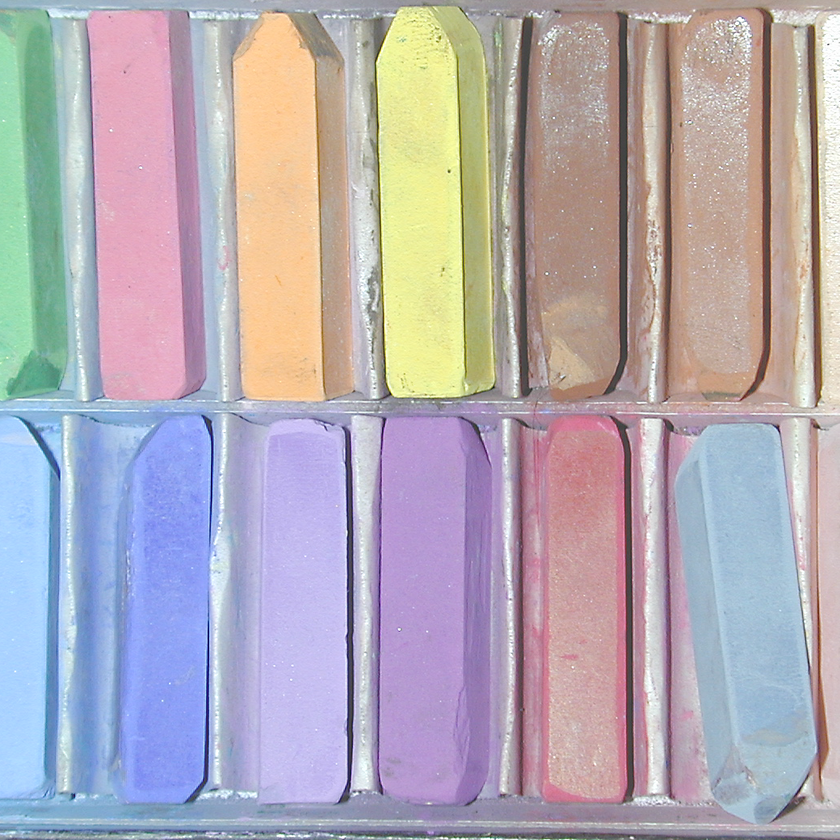
%> input picture EE415 Digital Image Processing/In Class/11-01/Fig0635(middle_row_left_chalk ).png, 840 x 840 px, shrunk from 1040 x 1040 before the run
$ octave color_filter.m   (GNU Octave 9; MATLAB toolbox functions it lacks are replaced by stand-ins)
%> lines starting %> are read from the running program, lines starting %| are printed output that depends on the picture; in (x1, y1, x2, y2) boxes, pixels count from 0 and x2, y2 are one past the last pixel; in counts of white or black regions, pixels touching at a corner belong together; the program's own positions count from 1
%> further down, a is the input picture: size 840x840x3 uint8; mean R, G, B 178.9, 171.2, 180
### EE415 Digital Image Processing/In Class/11-01/xx_rgb2hsi.m
%% Convert RGB image to HSI components
%%
%%   hsi = xx_rgb2hsi(rgb)
%%
%% Will accept RGB image of either uint8 or double class.
%% It returns HSI components (double).  All components are
%% normalized to the range 0 to 1.

function hsi = xx_rgb2hsi(rgb)

  if strcmp(class(rgb), 'uint8')
    rgb = double(rgb)/255;
  end

  hsi = zeros(size(rgb));

  % Compute hue
  hue = zeros(size(rgb(:,:,1)));
%> hue: size 840x840 double; every value is 0
  den = sqrt((rgb(:,:,1)-rgb(:,:,2)).^2 + ...
             (rgb(:,:,1)-rgb(:,:,3)).*(rgb(:,:,2)-rgb(:,:,3)));
  num = 0.5*((rgb(:,:,1)-rgb(:,:,2))+(rgb(:,:,1)-rgb(:,:,3)));

  % Skip den == 0 points
  ind = den ~= 0;
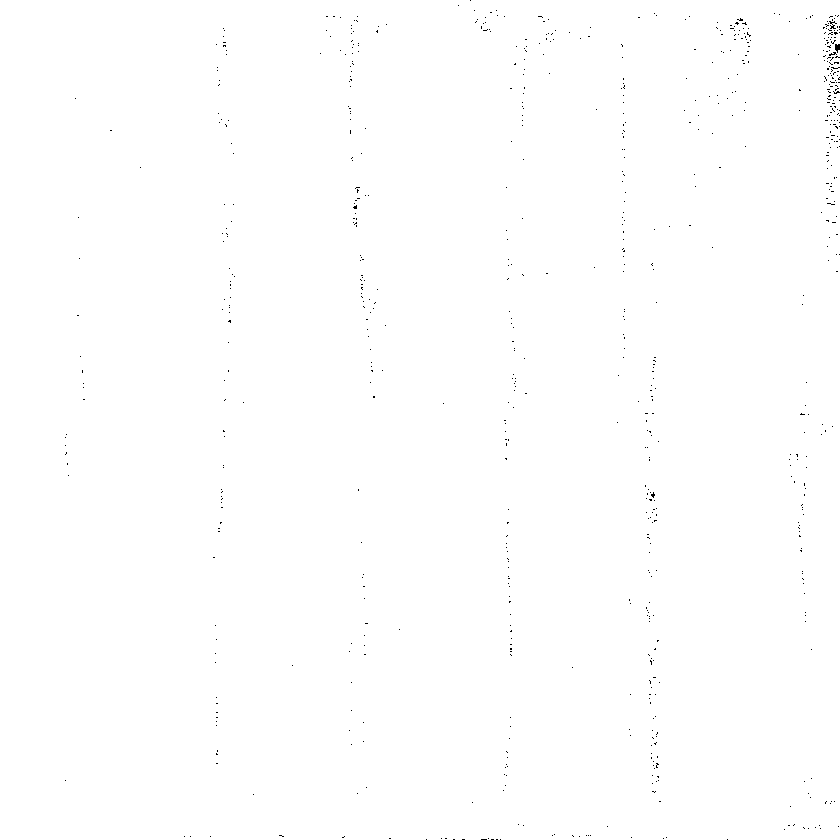
%> ind: size 840x840 logical; 99.8% white; black in thin lines or dots
  hue(ind) = acos(num(ind)./den(ind))/(2*pi);

  % acosd returns values between 0 and 180, adjust for full range
  ind = rgb(:,:,3) > rgb(:,:,2);
%> ind: size 840x840 logical; 60% white; 973 black regions (855 under 20 px), largest, box (x1, y1, x2, y2) and area: (191, 0, 840, 821) 236823, (0, 8, 87, 401) 27111, (548, 594, 620, 797) 6148
  hue(ind) = 1 - hue(ind);

  hsi(:,:,1) = hue;

  % Compute intensity (value)
  val = sum(rgb, 3)/3;
  hsi(:,:,3) = val;

  % Compute saturation
  sat = zeros(size(hue));
  ind = (val ~= 0);
%> ind: size 840x840 logical; every value is 1
  mrgb = min(rgb,[],3);
  sat(ind) = 1 - mrgb(ind) ./ val(ind);
  hsi(:,:,2) = sat;
%> `yind = and(hue > (yellow_hue - delta), hue < (yellow_hue + delta));`: yind: size 840x840 logical; 9.3% white; 1135 white regions (1081 under 20 px), largest, box (x1, y1, x2, y2) and area: (347, 0, 520, 400) 53059, (777, 14, 840, 348) 4798, (793, 89, 811, 201) 824
%> `pind = and(hue > (purple_hue - delta), hue < (purple_hue + delta));`: pind: size 840x840 logical; 9.9% white; 1630 white regions (1512 under 20 px), largest, box (x1, y1, x2, y2) and area: (76, 344, 431, 840) 55059, (246, 0, 391, 11) 972, (189, 18, 213, 343) 964
%> `hind = or(yind, pind);`: hind: size 840x840 logical; 19.2% white; 2376 white regions (2203 under 20 px), largest, box (x1, y1, x2, y2) and area: (76, 344, 431, 840) 55061, (316, 0, 520, 413) 54027, (777, 14, 840, 348) 4857

end

### EE415 Digital Image Processing/In Class/11-01/xx_hsi2rgb.m
%% Convert HSI components to RGB image.
%%
%%   rgb = xx_hsi2rgb(hsi)
%%
%% Will accept HSI matrix of either uint8 or double class.
%% It returns RGB image of class double.

function rgb = xx_hsi2rgb(hsi)

  if strcmp(class(hsi), 'uint8')
    hsi = double(hsi)/255;
  end

  m = size(hsi,1);
%> m = 840
  n = size(hsi,2);
%> n = 840

  red = zeros(m,n);
  grn = zeros(m,n);
  blu = zeros(m,n);

  % Extract hue, sat, val
  hue = hsi(:,:,1)*360;
  sat = hsi(:,:,2);
  val = hsi(:,:,3);

  % RG Sector
  ind = and(hue>=0,hue<120);
%> ind: size 840x840 logical; 34.6% white; 1004 white regions (901 under 20 px), largest, box (x1, y1, x2, y2) and area: (210, 0, 840, 821) 229537, (548, 594, 620, 797) 6148, (646, 697, 658, 761) 327
  blu(ind) = val(ind).*(1 - sat(ind));
  red(ind) = val(ind).*(1 + sat(ind).*cosd(hue(ind)) ./ cosd(60 - hue(ind)));
  grn(ind) = 3*val(ind) - red(ind) - blu(ind);

  % GB Sector (hue = hue - 120)
  ind = and(hue>=120,hue<240);
%> ind: size 840x840 logical; 31.8% white; 1010 white regions (932 under 20 px), largest, box (x1, y1, x2, y2) and area: (0, 0, 456, 840) 170775, (674, 423, 817, 826) 41987, (354, 195, 378, 328) 1499
  red(ind) = val(ind).*(1 - sat(ind));
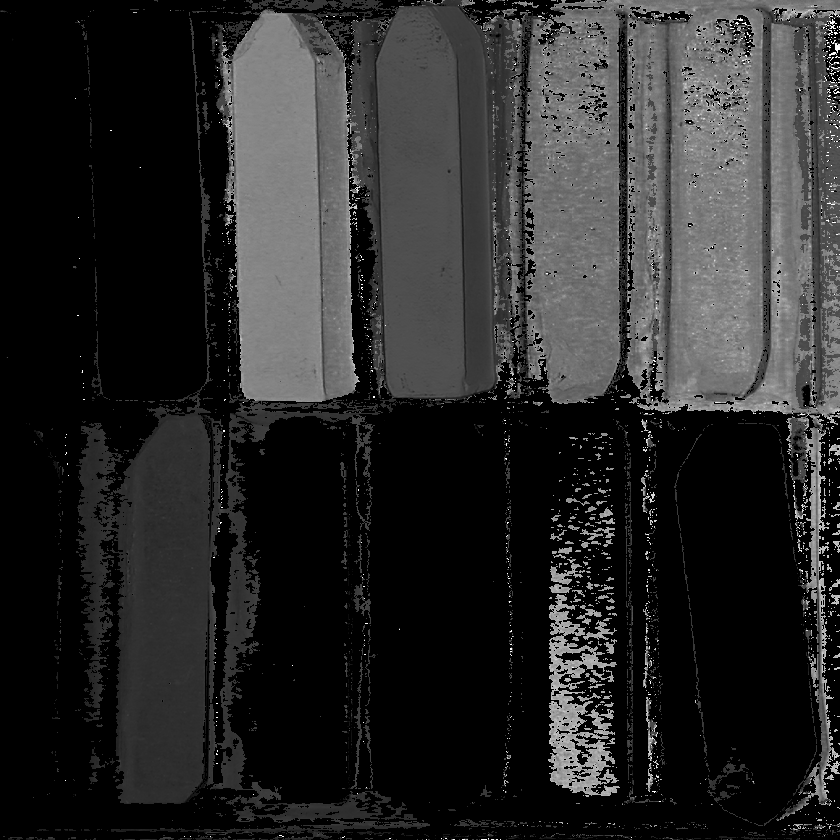
%> red: size 840x840 double; min 0, max 3, mean 0.493; drawn with min black and max white
  grn(ind) = val(ind).*(1 + sat(ind).*cosd(hue(ind)-120) ./ cosd(180 - hue(ind)));
  blu(ind) = 3*val(ind) - red(ind) - grn(ind);

  % BR Sector (hue = hue - 240)
  ind = and(hue>=240,hue<=360);
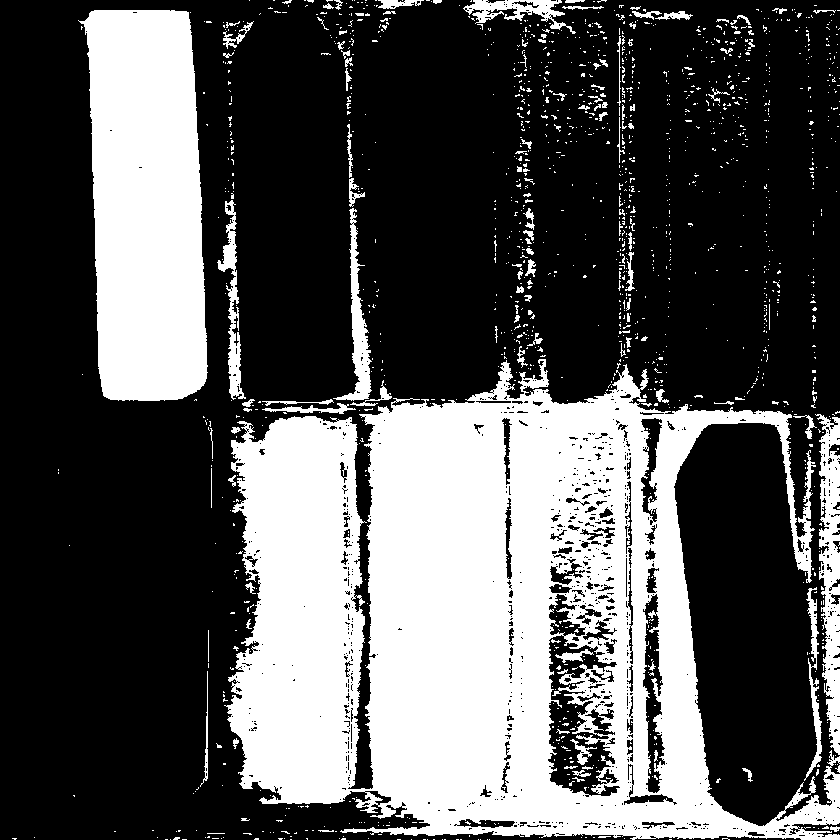
%> ind: size 840x840 logical; 33.6% white; 1511 white regions (1389 under 20 px), largest, box (x1, y1, x2, y2) and area: (224, 359, 840, 840) 173393, (78, 10, 208, 401) 41357, (815, 414, 840, 755) 4760
  grn(ind) = val(ind).*(1 - sat(ind));
%> grn: size 840x840 double; min -4.44e-16, max 2.99, mean 0.477
  blu(ind) = val(ind).*(1 + sat(ind).*cosd(hue(ind)-240) ./ cosd(300 - hue(ind)));
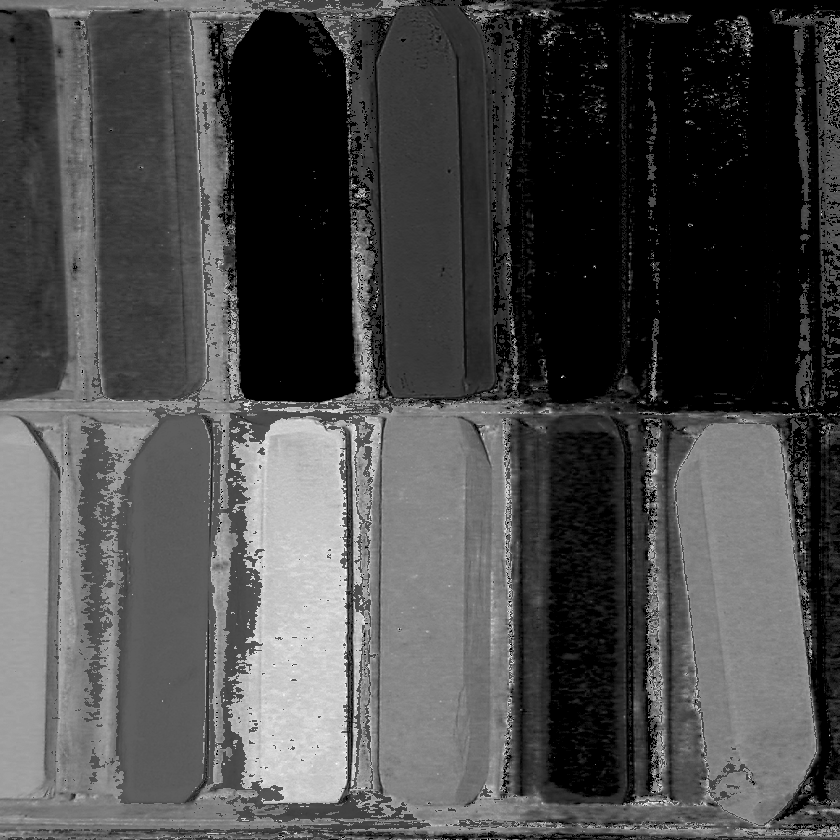
%> blu: size 840x840 double; min -4.44e-16, max 2.69, mean 0.782; drawn with min black and max white
  red(ind) = 3*val(ind) - grn(ind) - blu(ind);

  rgb = reshape([red grn blu],[size(red) 3]);
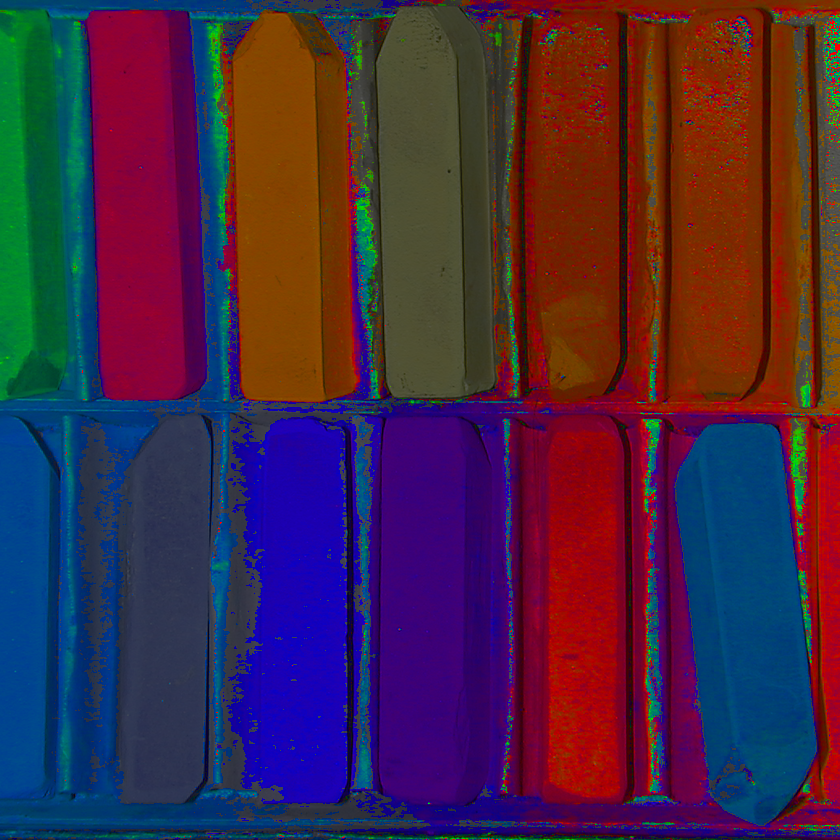
%> rgb: size 840x840x3 double; mean R, G, B 0.819, 0.477, 0.782; drawn with min black and max white

end

### EE415 Digital Image Processing/In Class/11-01/color_filter.m
a = imread('Fig0635(middle_row_left_chalk ).png');

figure(1);
imshow(a);

hsi = xx_rgb2hsi(a);

% get hue value from imagej and xx_rgb2hsi

hue = hsi(:,:,1);

delta = .05;
yellow_hue = .17;
yind = and(hue > (yellow_hue - delta), hue < (yellow_hue + delta));

delta = .03;
purple_hue = .64;
pind = and(hue > (purple_hue - delta), hue < (purple_hue + delta));

hind = or(yind, pind);

sat = hsi(:,:,2);
sat(~hind) = 1;
hsi(:,:,2) = sat;

b = xx_hsi2rgb(hsi);

figure(2);
imshow(b);
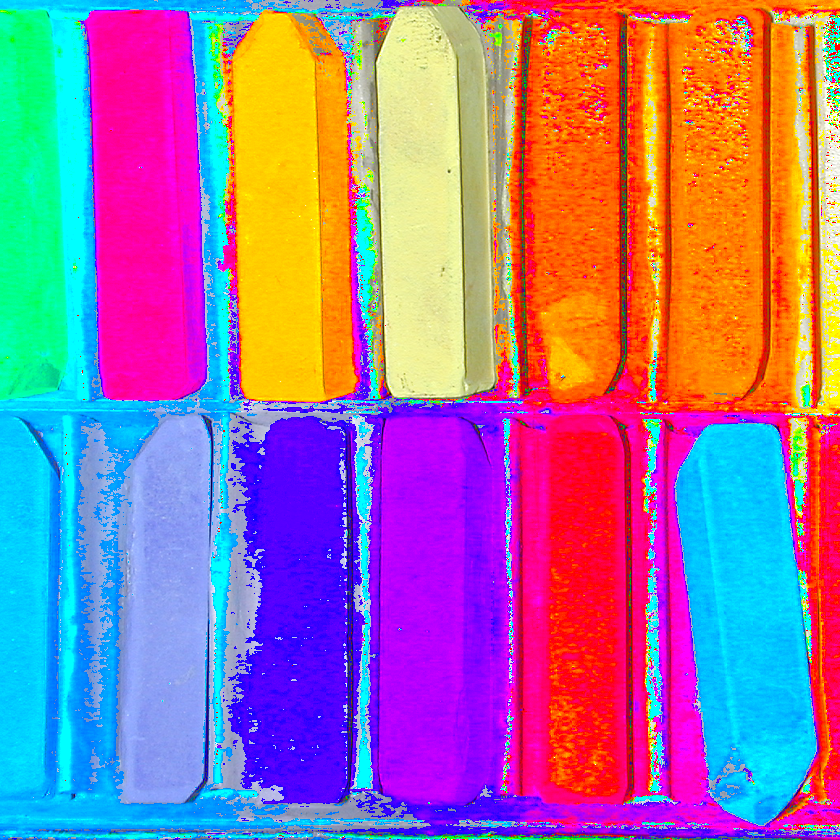
%> displayed picture: size 840x840x3, on the screen's scale of 0 to 255; mean R, G, B 158.5, 115.2, 153.1
